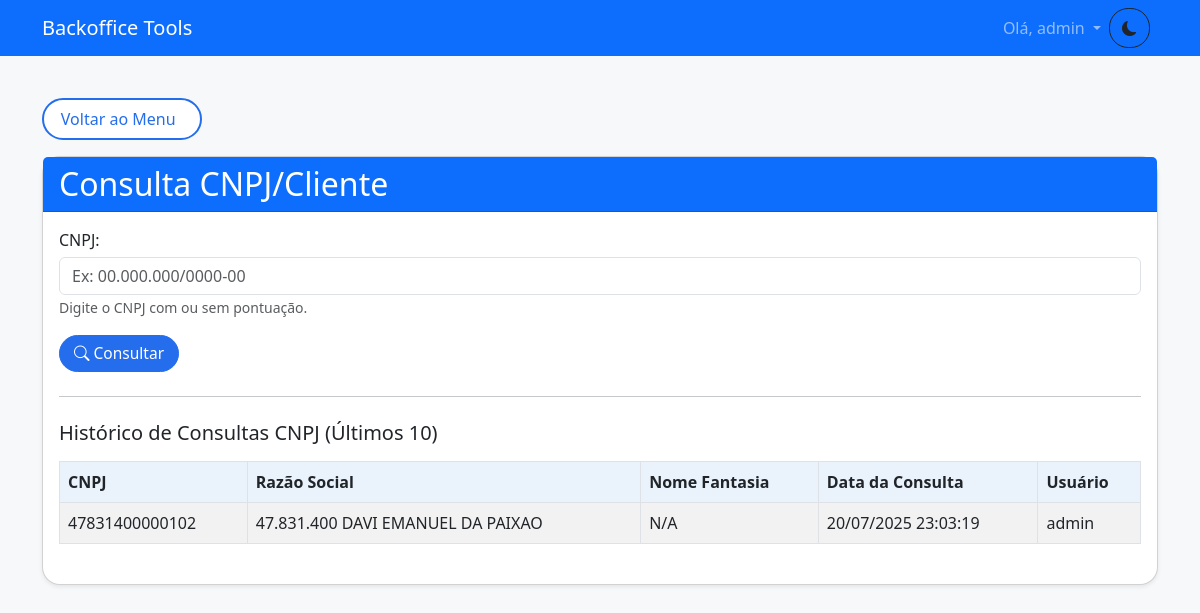
Page /consulta_cnpj (signed in) on the earlier database version.
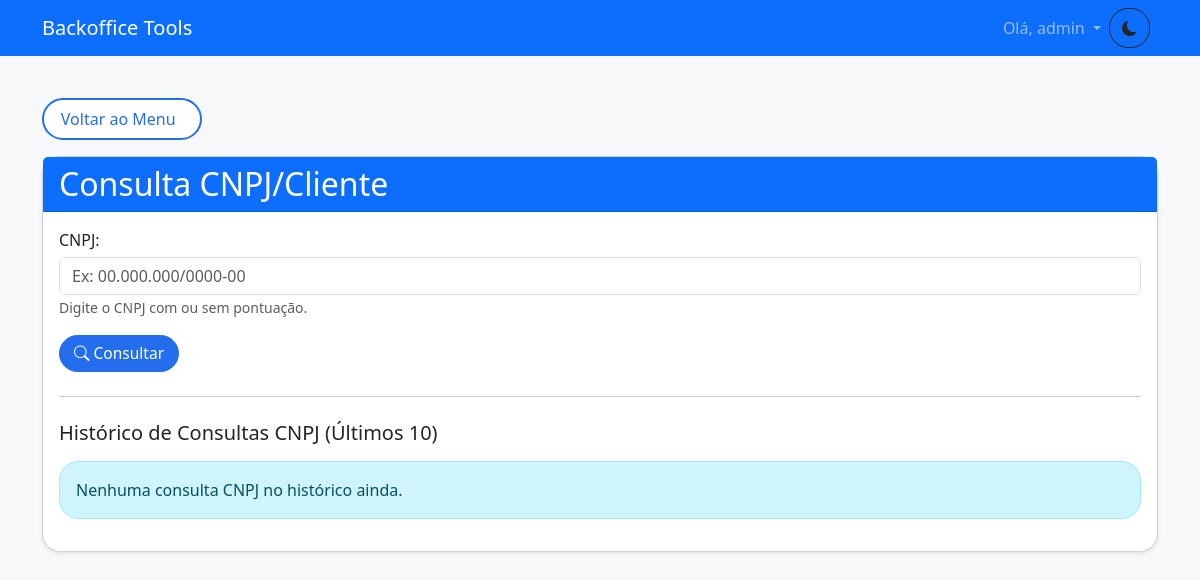
Same page on the later database version.
### models.py (models this page shows, shortened)
class CnpjConsultaHistorico(db.Model):
    id = db.Column(db.Integer, primary_key=True)
    user_id = db.Column(db.Integer, db.ForeignKey('user.id'), nullable=False)
    user = db.relationship('User', backref=db.backref('cnpj_consultas', lazy=True))
    cnpj = db.Column(db.String(18), nullable=False)
    razao_social = db.Column(db.String(255), nullable=True)
    nome_fantasia = db.Column(db.String(255), nullable=True)
    data_consulta = db.Column(db.DateTime, default=datetime.utcnow)
    dados_json = db.Column(db.Text, nullable=True)

class User(db.Model):
    id = db.Column(db.Integer, primary_key=True)
    username = db.Column(db.String(80), unique=True, nullable=False)
    password_hash = db.Column(db.String(128), nullable=False)
    role_id = db.Column(db.Integer, db.ForeignKey('role.id'), nullable=False)
    role = db.relationship('Role', backref=db.backref('users', lazy=True))
    created_at = db.Column(db.DateTime, default=datetime.utcnow)

### app.py (the view, shortened to what this page needs)
@app.route('/consulta_cnpj', methods=['GET', 'POST'])
@permission_required('can_access_consulta_cnpj')
def consulta_cnpj():
    cnpj_data = None # Dados da consulta mais recente para exibição no topo
    if 'username' not in session:
        return redirect(url_for('login'))
    user = User.query.filter_by(username=session['username']).first()
    user_id = user.id if user else None
    sp_tz = pytz.timezone('America/Sao_Paulo')
    if user and user.role.can_manage_users:
        historico_consultas_db = CnpjConsultaHistorico.query.options(db.joinedload(CnpjConsultaHistorico.user)).order_by(CnpjConsultaHistorico.data_consulta.desc()).limit(10).all()
    else:
        historico_consultas_db = CnpjConsultaHistorico.query.options(db.joinedload(CnpjConsultaHistorico.user)).filter_by(user_id=user_id).order_by(CnpjConsultaHistorico.data_consulta.desc()).limit(10).all()
    historico_para_template = []
    for h in historico_consultas_db:
        dados_json_seguro = h.dados_json if h.dados_json else '{}'
        data_local = h.data_consulta.replace(tzinfo=pytz.utc).astimezone(sp_tz)
        historico_para_template.append({
            'id': h.id,
            'cnpj': h.cnpj,
            'razao_social': h.razao_social if h.razao_social else 'N/A',
            'nome_fantasia': h.nome_fantasia if h.nome_fantasia else 'N/A',
            'data_consulta': data_local.strftime('%d/%m/%Y %H:%M:%S'), # Data formatada localmente
            'user_username': h.user.username if h.user else 'N/A',
            'dados_json': dados_json_seguro
        })
    return render_template('consulta_cnpj.html', cnpj_data=cnpj_data, historico_consultas=historico_para_template)

### app.py (called while the page is built)
def permission_required(permission_name):
    def decorator(f):
        @wraps(f)
        def decorated_function(*args, **kwargs):
            if 'username' not in session:
                flash('Você precisa estar logado para acessar esta funcionalidade.', 'danger')
                return redirect(url_for('login'))
            user = User.query.filter_by(username=session['username']).first()
            if user and hasattr(user.role, permission_name) and getattr(user.role, permission_name):
                return f(*args, **kwargs)
            else:
                flash('Você não tem permissão para realizar esta ação ou acessar esta página.', 'danger')
                return redirect(url_for('menu')) # Ou abort(403)
        return decorated_function
    return decorator

### templates/consulta_cnpj.html (shortened to what this page needs)
{% extends "base.html" %}
{% block content %}
<a href="{{ url_for('menu') }}" class="btn btn-outline-primary mb-3">Voltar ao Menu</a>
<div class="card shadow-sm">
    <div class="card-header bg-primary text-white">
        <h2 class="mb-0">Consulta CNPJ/Cliente</h2>
    </div>
    <div class="card-body">
        <form method="post" id="cnpjForm">
            <div class="mb-3">
                <label for="cnpj" class="form-label">CNPJ:</label>
                <input type="text" class="form-control" id="cnpj" name="cnpj" placeholder="Ex: 00.000.000/0000-00" required pattern="\d{2}\.?\d{3}\.?\d{3}/?\d{4}-?\d{2}|\d{14}" title="Formato: 00.000.000/0000-00 ou apenas 14 dígitos">
                <small class="form-text text-muted">Digite o CNPJ com ou sem pontuação.</small>
            </div>
            <button type="submit" class="btn btn-primary" id="consultarBtn">
                <i class="bi bi-search"></i> Consultar
            </button>
        </form>
        <hr class="mt-4 mb-4">
        <h5 class="mb-3">Histórico de Consultas CNPJ (Últimos 10)</h5>
        {% if historico_consultas %}
        <div class="table-responsive">
            <table class="table table-striped table-bordered table-hover">
                <thead class="bg-primary text-white">
                    <tr>
                        <th>CNPJ</th>
                        <th>Razão Social</th>
                        <th>Nome Fantasia</th>
                        <th>Data da Consulta</th>
                        <th>Usuário</th>
                    </tr>
                </thead>
                <tbody>
                    {% for h in historico_consultas %}
                    <tr>
                        <td>{{ h.cnpj }}</td>
                        <td>{{ h.razao_social }}</td>
                        <td>{{ h.nome_fantasia }}</td>
                        <td>{{ h.data_consulta }}</td>
                        <td>{{ h.user_username }}</td>
                    </tr>
                    {% endfor %}
                </tbody>
            </table>
        </div>
        {% else %}
        <div class="alert alert-info">
            Nenhuma consulta CNPJ no histórico ainda.
        </div>
        {% endif %}
    </div>
</div>
{% endblock %}

Differences in the rows shown:
removed CnpjConsultaHistorico: cnpj "47831400000102", razao_social "47.831.400 DAVI EMANUEL DA PAIXAO"
no longer on this page (row edited): User: user_username "admin"
Other differences:
text no longer shown: "CNPJ Razão Social Nome Fantasia Data da Consulta Usuário"
text now shown: "Nenhuma consulta CNPJ no histórico ainda."
list line gone: "N/A 20/07/2025 23:03:19"
